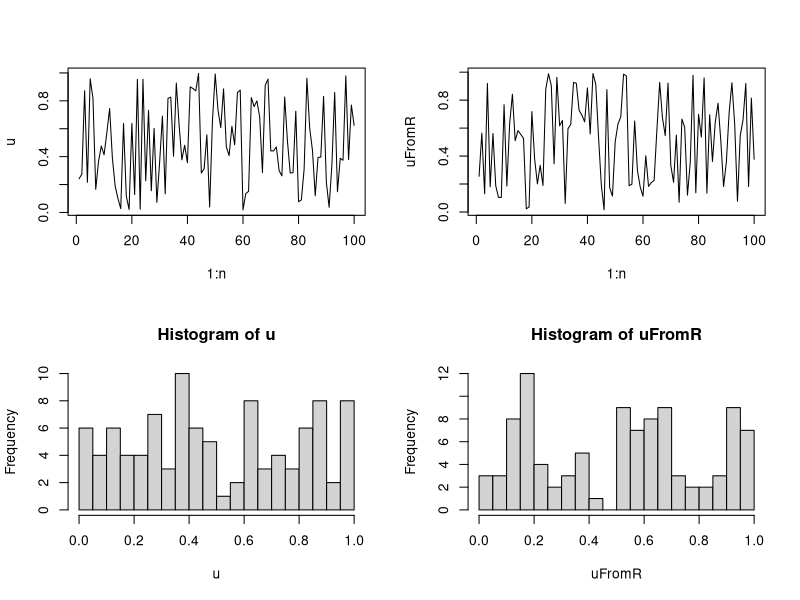

The R source for this figure: (Note: this script raises an error after producing the figure.)
################################################################
### Demo code for Unit 9 of Stat243, "Simulation"
### Chris Paciorek, October 2020
################################################################

#########################################
# 4: Random number generation
#########################################

### 4.1 Generating random uniforms on a computer

## @knitr linear-cong

n <- 100
a <- 171
m <- 30269
u <- rep(NA, n) 
u[1] <- 7306 
for(i in 2:n)
  u[i] <- (a * u[i-1]) %% m 
u <- u/m
uFromR <- runif(n) 
par(mfrow = c(2,2)) 
plot(1:n, u, type = 'l') 
plot(1:n, uFromR, type = 'l') 
hist(u, nclass = 25) 
hist(uFromR, nclass = 25)

## @knitr Wichmann

RNGkind("Wichmann-Hill")
set.seed(1)
saveSeed <- .Random.seed
uFromR <- runif(10)
a <- c(171, 172, 170)
m <- c(30269, 30307, 30323)
xyz <- matrix(NA, nr = 10, nc = 3)
xyz[1, ] <- (a * saveSeed[2:4]) %% m
for( i in 2:10)
	xyz[i, ] <- (a * xyz[i-1, ]) %% m
for(i in 1:10)
	print(c(uFromR[i],sum(xyz[i, ]/m)%%1))
## we should be able to recover the current value of the seed
xyz[10, ]
.Random.seed[2:4]

## @knitr blank

### 4.3 RNG in R 

## @knitr seed

set.seed(1)
rnorm(10)
set.seed(1)
rnorm(10)

## @knitr seed-save

set.seed(1)
rnorm(5)
savedSeed <- .Random.seed
tmp <- sample(1:50, 2000, replace = TRUE)
.Random.seed <- savedSeed
rnorm(5)

## @knitr seed-restore

f <- function(args) {
  oldseed <- .Random.seed
  ## other code 
  .Random.seed <<- oldseed # note global assignment!
}

## @knitr blank

###################################
# 5: Generating random variables
###################################

### 5.1 Multivariate distributions

## @knitr mvnorm

U <- chol(covMat)
crossprod(U, rnorm(nrow(covMat)))

## @knitr blank

### 5.3 Rejection sampling

## generating efficiently from a truncated normal

## suppose we want to generate from X ~ N(1, 2^2) I(x > 4)

mu <- 1; sd <- 2
tau <- 4 # truncation point
samps <- rnorm(10000, mu, sd)
samps <- samps[samps > tau]
length(samps)/10000  # around 640 of 10000
hist(samps)


tauStd <- (tau - mu)/sd  # put trunc. pt on standardized scale
lamStar <- (tauStd + sqrt(tauStd^2+4))/2 # rate of exponential
c <- (1/lamStar)*exp(lamStar^2/2 - lamStar*tauStd)/(sqrt(2*pi)*(1-pnorm(tauStd)))

y <- rexp(2000, rate = lamStar) + tauStd  # + tauStd does the shifting of the exponential
u <- runif(2000)
samps2 <- mu + sd * y[u <= exp(-(y-lamStar)^2/2)]  # mu + sd part reverses the standardization
length(samps2)/2000 # empirical acceptance rate
1/c  # theoretical acceptance rate

## plots here are done on the standardized scale for simplicity
par(mfrow = c(1,3))

## this shows f(x) and c*g(x) on the standardized scale
yvals <- seq(tauStd, 5, len = 100)
plot(yvals, c*dexp(yvals - tauStd, rate = lamStar), type = 'l')
lines(yvals, dnorm(yvals)/(1-pnorm(tauStd)), col = 'red')
legend('topright', lty=c(1,1), col=c('red','black'),
       legend = c('f(x)', 'c*g(x)'))
## exp is a nice envelope

yvals <- seq(5, 10, len = 100)
plot(yvals, c*dexp(yvals - tauStd, rate = lamStar), type = 'l')
lines(yvals, dnorm(yvals)/(1-pnorm(tauStd)), col = 'red')
## in tail, exp is much fatter than normal, but few proposals are in tail anyway

plot(y, u, pch = 16)
points(y[u <= exp(-(y-lamStar)^2/2)], u[u <= exp(-(y-lamStar)^2/2)], col = 'red', pch = 16)  # we accept red points and reject black

### 5.5 Importance sampling


## suppose we want to estimate P(X < -3) for a Cauchy (this is of interest in the case where we don't have the CDF in closed form)
## instead of drawing from a standard Cauchy, let's draw from a Cauchy shifted to be centered at -5

## write out the code below for a single estimate

m <- 1000 # number of samples for each estimator
## standard MC estimator
set.seed(1)
y <- rt(m, df = 1)
## samples for importance sampler
set.seed(1)
x <- rt(m, df = 1) - 5  # i.e sample from g(x) being a Cauchy centered at -5
f <- dt(x, df = 1)  # density of x under f
g <- dt(x + 5, df = 1)  # density of x under g (density of x under a Cauchy centered at -5 is the same as density of x+5 under Cauchy centered at 0)
w <- f/g  # weights

stdEst <- mean(y < (-3))
isEst <- mean((x < (-3))*w) # i.e. (1/m)*sum((x < (-3))*w)

## now let's do a small simulation study of the estimator

nSims <- 100

m <- 1000 # number of samples for each estimator

isEst <- stdEst <- varIS <- varStd <- rep(NA, nSims)
set.seed(1)
for(i in 1:nSims){  # a small simulation study of the approach with m = 1000
  ## note this could be done w/out looping if I were trying to be efficient

  ## samples for MC estimator

  y <- rt(m, df = 1)

  ## samples for importance sampler
  set.seed(1)
  x <- rt(m, df = 1) - 5  # i.e sample from g(x) being a Cauchy centered at -5
  f <- dt(x, df = 1)  # density of x under f
  g <- dt(x + 5, df = 1)  # density of x under g (density of x under a Cauchy centered at -5 is the same as density of x+5 under Cauchy centered at 0)
  w <- f/g  # weights
  
  isEst[i] <- mean((x < (-3))*w)
  stdEst[i] <- mean(y < (-3))
}

mean((isEst - pt(-3, df = 1))^2)  # variance of IS estimator based on entire sim study
mean((stdEst - pt(-3, df = 1))^2)  # variance of standard MC estimator based on entire sim study
## order of magnitude gain in efficiency



############################################
# 4: Design of simulation studies
############################################

# 4.2 Overview

## @knitr tvsnormal

devs <- rnorm(100)
tdevs <- qt(pnorm(devs), df = 1)
plot(devs, tdevs)
abline(0,1)

## @knitr blank

##############################################
# 5: Implementation of simulation studies
##############################################

## @knitr expand.grid

require(fields)
thetaLevels <- c("low", "med", "hi")
n <- c(10, 100, 1000)
tVsNorm <- c("t", "norm")
levels <- expand.grid(thetaLevels, tVsNorm, n)
## example of replicate() -- generate m sets correlated normals
set.seed(1)
genFun <- function(n, theta = 1){
	u <- rnorm(n)
	x <- runif(n)
	Cov <- exp(-rdist(x)/theta)
	U <- chol(Cov)
	return(cbind(x,crossprod(U, u)))
}
m <- 20
simData <- replicate(m, genFun(100, 1))
dim(simData) # 100 observations by {x, y} values by 20 replicates
